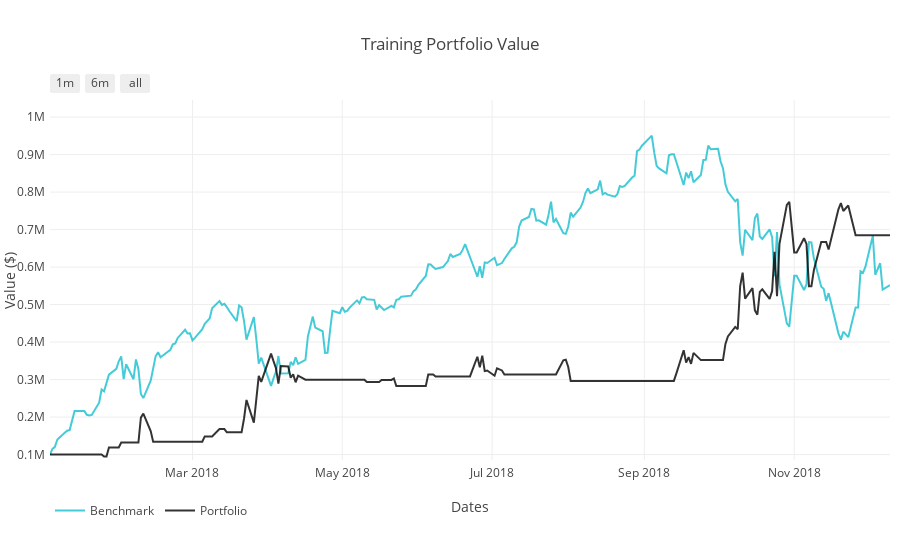

Notebook code for this chart:
### Markdown cell above
## Plotting market simulator results

### Code cell
plot_norm_data = plot_norm_data_vertical_lines(
    df_orders,
    portvals,
    portvals_bm,
    vert_lines=False,
    title="Training Portfolio Value",
    xtitle="Dates",
    ytitle="Value ($)",
    output_type='nb')
iplot(plot_norm_data)

### Figure 1 — Plotly figure (JSON) as saved in the notebook; plotly's stock layout.template omitted (floating-point values rounded to 4 significant figures; data arrays with more than 128 entries replaced by an {"elided": "..."} marker saying what was removed)
{"data": [{"line": {"color": "#17BECF"}, "name": "Benchmark", "opacity": 0.8, "type": "scatter", "uid": "10da9554-2e82-4d78-8609-31f31c737104", "x": {"elided": "237 str values"}, "y": {"elided": "237 int values"}}, {"line": {"color": "#000000"}, "name": "Portfolio", "opacity": 0.8, "type": "scatter", "uid": "20ee6dca-893e-46e6-9278-bb496d065001", "x": {"elided": "237 str values"}, "y": {"elided": "237 int values"}}], "layout": {"autosize": true, "legend": {"orientation": "h"}, "margin": {"b": 100, "l": 50, "pad": 4, "r": 10, "t": 100}, "showlegend": true, "title": {"text": "Training Portfolio Value"}, "xaxis": {"range": ["2018-01-02", "2018-12-10"], "rangeselector": {"buttons": [{"count": 1, "label": "1m", "step": "month", "stepmode": "backward"}, {"count": 6, "label": "6m", "step": "month", "stepmode": "backward"}, {"step": "all"}]}, "title": {"text": "Dates"}, "type": "date"}, "yaxis": {"range": [85473, 1045550], "title": {"text": "Value ($)"}, "type": "linear"}}}
